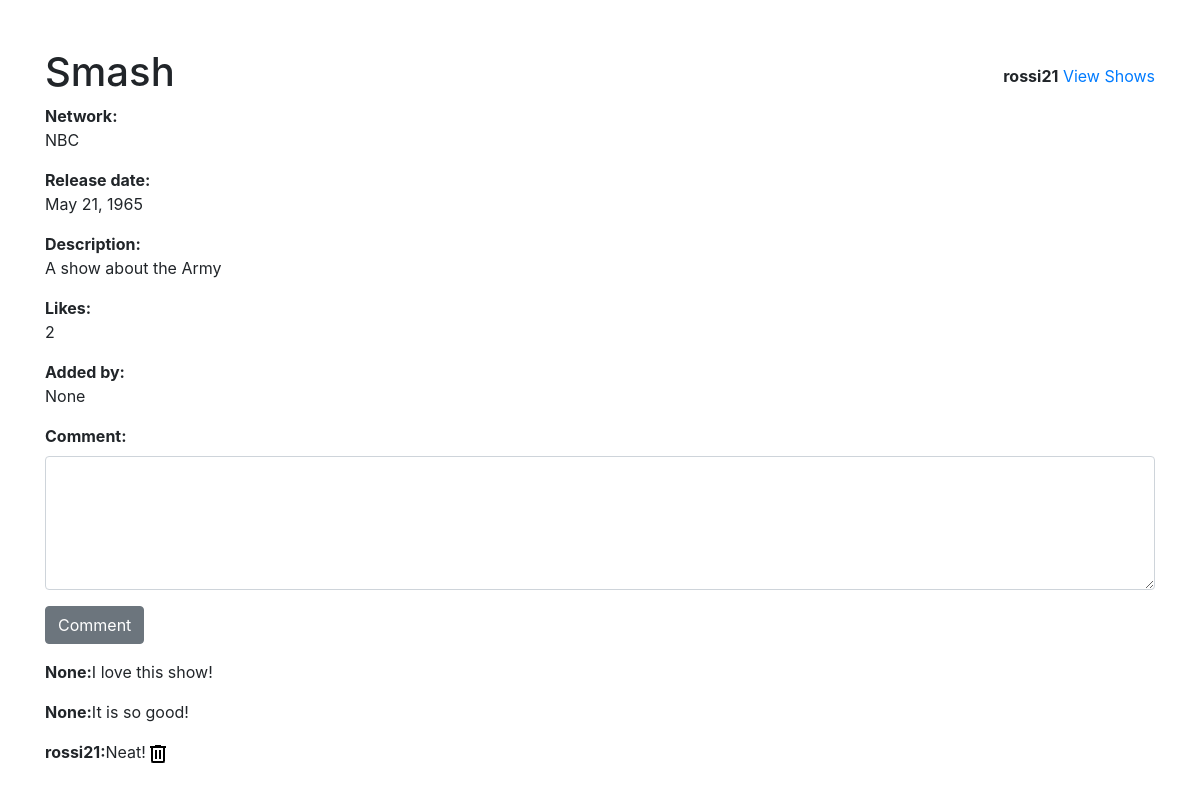
/shows/1/ (signed in), run on the app's committed database.
### user_app/models.py (models this page shows)
class Show(models.Model):
    user = models.ForeignKey(User, null=True, on_delete=models.CASCADE)
    title = models.CharField(max_length=256)
    network = models.CharField(max_length=256)
    release_date = models.DateField()
    description = models.TextField()
    like = models.ManyToManyField(User, related_name='liked_shows', blank=True)
    comment = models.ManyToManyField(Comment, related_name='commented_shows', blank=True)
    created_at =  models.DateTimeField(auto_now_add=True, null = True)
    updated_at = models.DateTimeField(auto_now=True, null= True)

class Comment(models.Model):
    user = models.ForeignKey(User, null=True, on_delete=models.CASCADE )
    description = models.TextField()

### user_app/views.py (the view, shortened to what this page needs)
# urls.py: path('shows/<int:id>/', views.viewShow, name="viewShow"),
@login_required
def viewShow(request, id):
    show = Show.objects.get(id=id)
    comments = show.comment.all()
    context = {
        'show' : show,
        'comments' : comments
    }
    return render(request, 'view.html', context)

### user_app/templates/view.html (shortened to what this page needs)
{% extends 'main.html' %}
{% block content %}
<div class="container mt-5">
    <div class="d-flex align-items-center justify-content-between">
        <h1>{{show.title}}</h1>
        <div>
            <strong>{{request.user}}</strong>
            <a href="{% url  'allShows'%}">View Shows</a>
        </div>
    </div>
    <strong>Network: </strong><p>{{show.network}}</p>
    <strong>Release date: </strong><p>{{show.release_date}}</p>
    <strong>Description: </strong><p>{{show.description}}</p>
    <strong>Likes: </strong><p>{{show.like.count}}</p>
    <strong>Added by: </strong><p>{{show.user}}</p>
    <form class="form-group" action="" method="POST">
        <strong><label for="description">Comment:</label></strong>
        <textarea class="form-control" name="description" cols="15" rows="5"></textarea>
        <button class="btn btn-secondary mt-3" type="submit">Comment</button>
    </form>
    {% for comment in comments %}
        <div class="d-flex">
            <strong>{{comment.user}}:</strong>
            <p>{{comment.description}}</p>
            {% if request.user == comment.user %}
                <a href="{% url 'deleteComment' comment.id %}"><img src="/static/images/delete.png" alt=""></a>
            {% endif %}
        </div>
    {% endfor %}
</div>
{% endblock %}

### data on the page
Show: title "Smash", network "NBC", release_date "May 21, 1965", description "A show about the Army", like.count "2", user "None"
Comment: user "None", description "I love this show!"
Comment: user "None", description "It is so good!"
Comment: user "rossi21", description "Neat!"

### other printed values
{{ request.user }} "rossi21"
